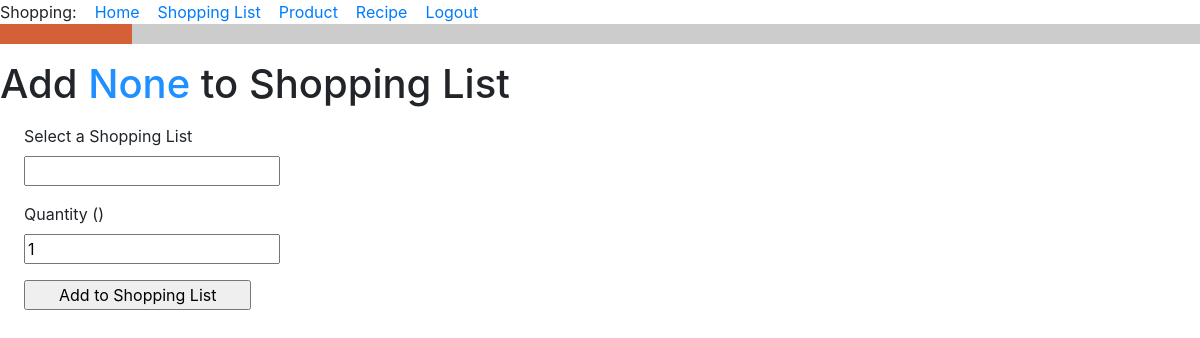
The app's page /add_product_to_shopping_list/15 (signed in), older data.
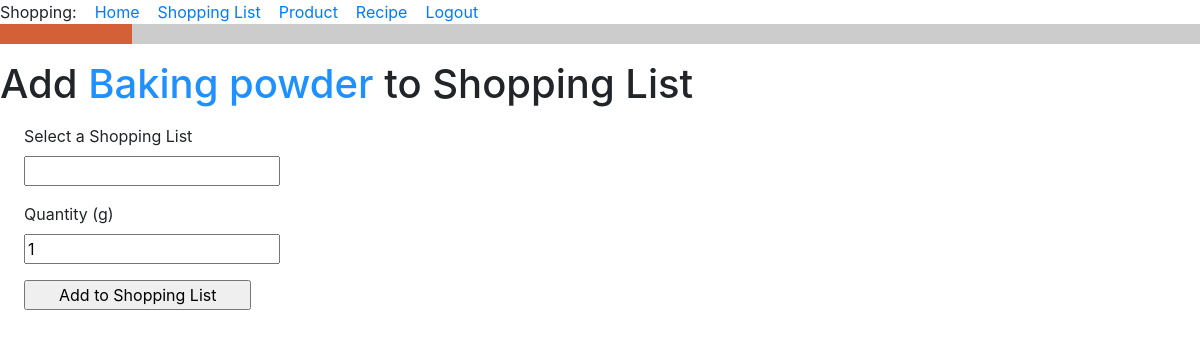
The same page, newer data.
### food_app/models.py (models this page shows, shortened)
class Product(db.Model):
    id = db.Column(db.Integer, primary_key=True)
    title = db.Column(db.String(256), index=True, unique=True, nullable=False)
    type_of_product = db.Column(db.String(120))
    unit_of_measure = db.Column(db.String(120))
    def __str__(self):
        return f'{self.title}'.capitalize()  # Big first letter only.

### food_app/routes.py (the view, shortened to what this page needs)
@app.route('/add_product_to_shopping_list/<product_id>', methods=['GET', 'POST'])
@login_required
def add_product_to_list(product_id):
    current_product = Product.query.filter_by(id=product_id).first()
    form = AddProductToListForm()
    if not form.validate_on_submit():
        return render_template(
            "add_product_to_list.html", title='Shopping List', current_product=current_product, form=form
        )

### food_app/forms.py
class AddProductToListForm(FlaskForm):
    shopping_list = QuerySelectField('Select a Shopping List', query_factory=all_lists_titles, allow_blank=False)
    quantity = IntegerField('Quantity', default=1)
    submit = SubmitField('      Add to Shopping List      ')

### food_app/models.py (called while the page is built)
@login.user_loader
def load_user(id):
    return User.query.get(int(id))

### food_app/templates/add_product_to_list.html (shortened to what this page needs)
{% extends "base.html" %}
{% block content %}
<h1>Add <font color="#1e90ff">{{ current_product }}</font> to Shopping List</h1>
  <form action="" method="post">
        <p>
            <p style="margin-left:1.5em">{{ form.shopping_list.label }}<br>
            {{ form.shopping_list }}<br>
        </p>
        <p>
            <p style="margin-left:1.5em">{{ form.quantity.label }} ({{ current_product.unit_of_measure }})<br>
            {{ form.quantity }}<br>
        </p>
        <p><p style="margin-left:1.5em">{{ form.submit() }}</p>
    </form></p>
{% endblock %}

Row changes from the older to the newer data that the page shows:
added Product: title "Baking powder", unit_of_measure "g"
Text that changed along with them:
{{ current_product }}: "None" → (not shown)
